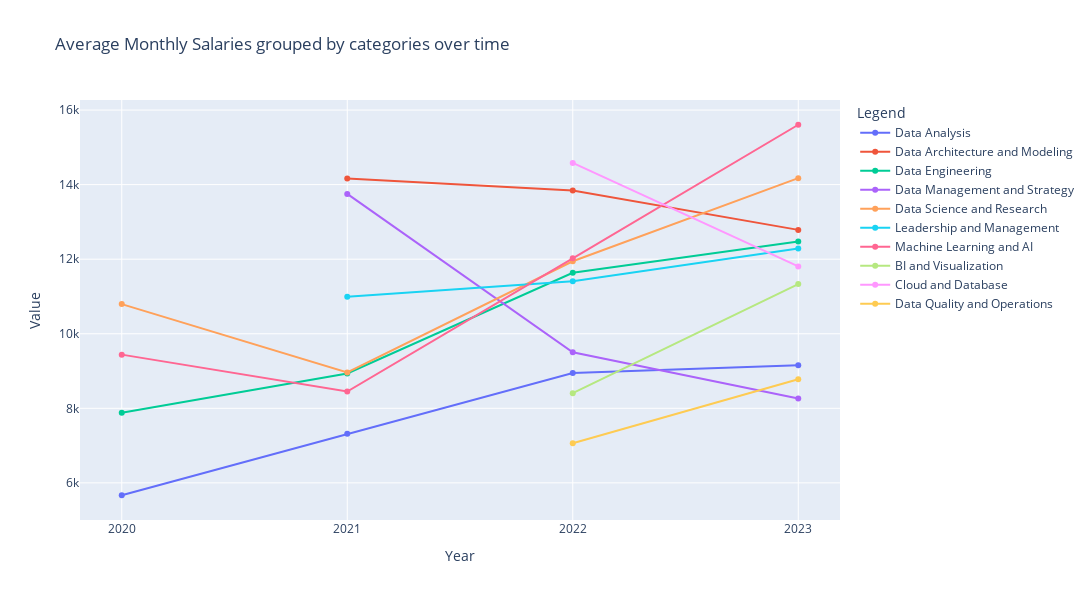

Here is the notebook cell this chart was saved with:
### Code cell
fig = go.Figure()

# Plot each series with a specified color
for name in salary_data.columns:
    fig.add_trace(go.Scatter(x=salary_data.index, y=salary_data[name], mode='lines+markers', name=name))

# Update layout
fig.update_layout(title="Average Monthly Salaries grouped by categories over time",
                  xaxis_title="Year",
                  yaxis_title="Value",
                  legend=dict(title="Legend"),
                  width=1100,
                  height=600)

# Show the plot
fig.show()

### Figure 1 — Plotly figure (JSON) as saved in the notebook; plotly's stock layout.template omitted (floating-point values rounded to 4 significant figures)
{"data": [{"mode": "lines+markers", "name": "Data Analysis", "type": "scatter", "x": ["2020", "2021", "2022", "2023"], "y": [5668, 7318, 8949, 9154]}, {"mode": "lines+markers", "name": "Data Architecture and Modeling", "type": "scatter", "x": ["2020", "2021", "2022", "2023"], "y": [null, 14162, 13841, 12786]}, {"mode": "lines+markers", "name": "Data Engineering", "type": "scatter", "x": ["2020", "2021", "2022", "2023"], "y": [7881, 8933, 11636, 12473]}, {"mode": "lines+markers", "name": "Data Management and Strategy", "type": "scatter", "x": ["2020", "2021", "2022", "2023"], "y": [null, 13750, 9502, 8261]}, {"mode": "lines+markers", "name": "Data Science and Research", "type": "scatter", "x": ["2020", "2021", "2022", "2023"], "y": [10795, 8960, 11945, 14173]}, {"mode": "lines+markers", "name": "Leadership and Management", "type": "scatter", "x": ["2020", "2021", "2022", "2023"], "y": [null, 10991, 11408, 12286]}, {"mode": "lines+markers", "name": "Machine Learning and AI", "type": "scatter", "x": ["2020", "2021", "2022", "2023"], "y": [9440, 8450, 12024, 15606]}, {"mode": "lines+markers", "name": "BI and Visualization", "type": "scatter", "x": ["2020", "2021", "2022", "2023"], "y": [null, null, 8406, 11332]}, {"mode": "lines+markers", "name": "Cloud and Database", "type": "scatter", "x": ["2020", "2021", "2022", "2023"], "y": [null, null, 14583, 11806]}, {"mode": "lines+markers", "name": "Data Quality and Operations", "type": "scatter", "x": ["2020", "2021", "2022", "2023"], "y": [null, null, 7064, 8781]}], "layout": {"height": 600, "legend": {"title": {"text": "Legend"}}, "title": {"text": "Average Monthly Salaries grouped by categories over time"}, "width": 1100, "xaxis": {"autorange": true, "range": [-0.1849, 3.185], "title": {"text": "Year"}, "type": "category"}, "yaxis": {"autorange": true, "range": [5004.0, 16270.0], "title": {"text": "Value"}, "type": "linear"}}}
